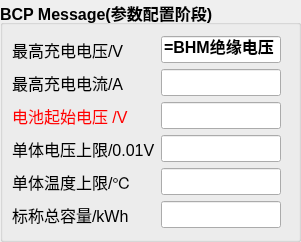
    <widget class="QGroupBox" name="groupBox_4">
     <property name="geometry">
      <rect>
       <x>560</x>
       <y>0</y>
       <width>301</width>
       <height>238</height>
      </rect>
     </property>
     <property name="font">
      <font>
       <pointsize>12</pointsize>
       <weight>75</weight>
       <bold>true</bold>
      </font>
     </property>
     <property name="title">
      <string>BCP Message(参数配置阶段)</string>
     </property>
     <layout class="QFormLayout" name="formLayout_4">
      <property name="fieldGrowthPolicy">
       <enum>QFormLayout::AllNonFixedFieldsGrow</enum>
      </property>
      <property name="rowWrapPolicy">
       <enum>QFormLayout::DontWrapRows</enum>
      </property>
      <property name="labelAlignment">
       <set>Qt::AlignLeading|Qt::AlignLeft|Qt::AlignVCenter</set>
      </property>
      <property name="formAlignment">
       <set>Qt::AlignLeading|Qt::AlignLeft|Qt::AlignTop</set>
      </property>
      <property name="leftMargin">
       <number>9</number>
      </property>
      <property name="rightMargin">
       <number>9</number>
      </property>
      <item row="0" column="0">
       <widget class="QLabel" name="label1_40">
        <property name="font">
         <font>
          <pointsize>12</pointsize>
          <weight>50</weight>
          <bold>false</bold>
         </font>
        </property>
        <property name="text">
         <string>最高充电电压/V</string>
        </property>
        <property name="buddy">
         <cstring>lineEdit2_1</cstring>
        </property>
       </widget>
      </item>
      <item row="1" column="0">
       <widget class="QLabel" name="label1_41">
        <property name="font">
         <font>
          <pointsize>12</pointsize>
          <weight>50</weight>
          <bold>false</bold>
         </font>
        </property>
        <property name="text">
         <string>最高充电电流/A</string>
        </property>
        <property name="buddy">
         <cstring>lineEdit2_1</cstring>
        </property>
       </widget>
      </item>
      <item row="1" column="1">
       <widget class="QLineEdit" name="lineEdit1_14">
        <property name="minimumSize">
         <size>
          <width>120</width>
          <height>0</height>
         </size>
        </property>
        <property name="maximumSize">
         <size>
          <width>100</width>
          <height>16777215</height>
         </size>
        </property>
       </widget>
      </item>
      <item row="2" column="0">
       <widget class="QLabel" name="label1_11">
        <property name="font">
         <font>
          <pointsize>12</pointsize>
          <weight>50</weight>
          <bold>false</bold>
         </font>
        </property>
        <property name="styleSheet">
         <string notr="true">QLabel#label1_11 {color:red}</string>
        </property>
        <property name="text">
         <string>电池起始电压 /V</string>
        </property>
        <property name="scaledContents">
         <bool>false</bool>
        </property>
        <property name="buddy">
         <cstring>lineEdit2_1</cstring>
        </property>
       </widget>
      </item>
      <item row="2" column="1">
       <widget class="QLineEdit" name="lineEdit1_5">
        <property name="minimumSize">
         <size>
          <width>120</width>
          <height>0</height>
         </size>
        </property>
        <property name="maximumSize">
         <size>
          <width>100</width>
          <height>16777215</height>
         </size>
        </property>
        <property name="text">
         <string/>
        </property>
       </widget>
      </item>
      <item row="3" column="0">
       <widget class="QLabel" name="label1_42">
        <property name="minimumSize">
         <size>
          <width>0</width>
          <height>0</height>
         </size>
        </property>
        <property name="font">
         <font>
          <pointsize>12</pointsize>
          <weight>50</weight>
          <bold>false</bold>
         </font>
        </property>
        <property name="text">
         <string>单体电压上限/0.01V</string>
        </property>
        <property name="buddy">
         <cstring>lineEdit2_1</cstring>
        </property>
       </widget>
      </item>
      <item row="3" column="1">
       <widget class="QLineEdit" name="lineEdit1_15">
        <property name="minimumSize">
         <size>
          <width>120</width>
          <height>0</height>
         </size>
        </property>
        <property name="maximumSize">
         <size>
          <width>100</width>
          <height>16777215</height>
         </size>
        </property>
        <property name="text">
         <string/>
        </property>
       </widget>
      </item>
      <item row="4" column="0">
       <widget class="QLabel" name="label1_43">
        <property name="font">
         <font>
          <pointsize>12</pointsize>
          <weight>50</weight>
          <bold>false</bold>
         </font>
        </property>
        <property name="text">
         <string>单体温度上限/℃</string>
        </property>
        <property name="buddy">
         <cstring>lineEdit2_1</cstring>
        </property>
       </widget>
      </item>
      <item row="4" column="1">
       <widget class="QLineEdit" name="lineEdit1_16">
        <property name="minimumSize">
         <size>
          <width>120</width>
          <height>0</height>
         </size>
        </property>
        <property name="maximumSize">
         <size>
          <width>100</width>
          <height>16777215</height>
         </size>
        </property>
        <property name="text">
         <string/>
        </property>
       </widget>
      </item>
      <item row="5" column="0">
       <widget class="QLabel" name="label1_54">
        <property name="font">
         <font>
          <pointsize>12</pointsize>
          <weight>50</weight>
          <bold>false</bold>
         </font>
        </property>
        <property name="text">
         <string>标称总容量/kWh</string>
        </property>
        <property name="buddy">
         <cstring>lineEdit2_1</cstring>
        </property>
       </widget>
      </item>
      <item row="5" column="1">
       <widget class="QLineEdit" name="lineEdit1_25">
        <property name="minimumSize">
         <size>
          <width>120</width>
          <height>0</height>
         </size>
        </property>
        <property name="maximumSize">
         <size>
          <width>100</width>
          <height>16777215</height>
         </size>
        </property>
        <property name="text">
         <string/>
        </property>
       </widget>
      </item>
      <item row="0" column="1">
       <widget class="QLineEdit" name="lineEdit1_13">
        <property name="minimumSize">
         <size>
          <width>120</width>
          <height>0</height>
         </size>
        </property>
        <property name="maximumSize">
         <size>
          <width>100</width>
          <height>16777215</height>
         </size>
        </property>
        <property name="text">
         <string>=BHM绝缘电压</string>
        </property>
       </widget>
      </item>
     </layout>
    </widget>
